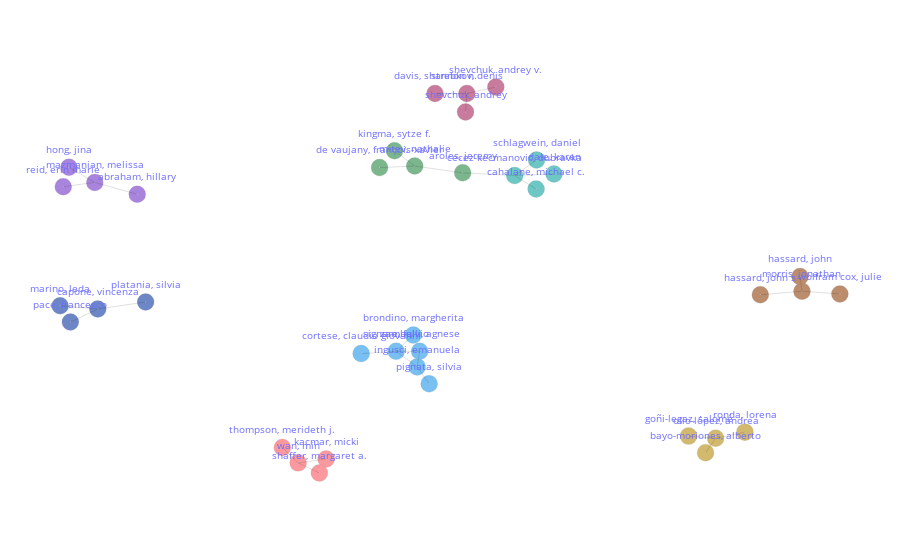

Notebook source saved alongside this figure:
### Code cell
# Network - Collaboration Analysis Between Authors, Countries, Intitutions Or Adjacency Analysis Between Authors' Keywords or Keywords Plus. (An interactive plot).
# Arguments: view        = 'notebook', 'browser' ('notebook' -> To plot in your prefered Notebook App. 'browser' -> To plot in your prefered browser window);
#            adj_type    = 'aut', 'cout', 'inst', 'kwa', or 'kwp'
#            min_count   = Relationship between nodes that have connected at least x times;
#            node_labels = True or False (True -> The label IDs will be displayed, False -> Only the nodes will be displayed );
#            node_size   = -1. (If node_size = -1 then the default value will be used. If node_size > 0 then this new value will be used);
#            label_type  = 'id', 'name' (Only meaningfull if node_labels = True. 'id' -> The ID will be displayed; 'name' -> The name will be displayed);
#            centrality  = 'degree', 'load', 'betw', 'close', 'eigen', 'katz', 'harmonic', or None. Color nodes according to centrality criterion
#                          'degree'   = Degree Centrality
#                          'load'     = Load Centrality
#                          'betw'     = Betweenness Centrality
#                          'close'    = Closeness Centrality
#                          'eigen'    = Eigenvector Centrality
#                          'katz'     = Katz Centrality
#                          'harmonic' = Harmonic Centrality
#                           None      = The Community Algorithm, Girvan-Newman, will be used Instead of a Centrality Criterion
bibfile.network_adj(view = 'notebook', adj_type = 'aut', min_count = 3, node_labels = True, label_type = 'name', centrality = None)

# PS: If a centrality criterion is used then the values can be obtained by the following command:  bibfile.table_centr

### Figure 1 — Plotly figure (JSON) as saved in the notebook; plotly's stock layout.template omitted (floating-point values rounded to 4 significant figures)
{"data": [{"hoverinfo": "text", "hovertext": ["id:                       a_384<br>cluster:                5<br>author:                SIGNORE, FULVIO<br>documents:         2<br>collaborators:      4<br>local h-index:       1", "id:                       a_0<br>cluster:                0<br>author:                ABRAHAM, HILLARY<br>documents:         1<br>collaborators:      1<br>local h-index:       0", "id:                       a_261<br>cluster:                7<br>author:                MARINO, LEDA<br>documents:         1<br>collaborators:      1<br>local h-index:       0", "id:                       a_263<br>cluster:                0<br>author:                MAZMANIAN, MELISSA<br>documents:         2<br>collaborators:      3<br>local h-index:       1", "id:                       a_399<br>cluster:                1<br>author:                STREBKOV, DENIS<br>documents:         4<br>collaborators:      3<br>local h-index:       3", "id:                       a_274<br>cluster:                2<br>author:                MITEV, NATHALIE<br>documents:         2<br>collaborators:      3<br>local h-index:       1", "id:                       a_280<br>cluster:                4<br>author:                MORRIS, JONATHAN<br>documents:         2<br>collaborators:      3<br>local h-index:       1", "id:                       a_25<br>cluster:                2<br>author:                AROLES, JEREMY<br>documents:         2<br>collaborators:      2<br>local h-index:       1", "id:                       a_411<br>cluster:                6<br>author:                THOMPSON, MERIDETH J.<br>documents:         1<br>collaborators:      1<br>local h-index:       0", "id:                       a_164<br>cluster:                3<br>author:                GOÑI-LEGAZ, SALOMÉ<br>documents:         1<br>collaborators:      1<br>local h-index:       0", "id:                       a_38<br>cluster:                3<br>author:                BAYO-MORIONES, ALBERTO<br>documents:         1<br>collaborators:      2<br>local h-index:       0", "id:                       a_426<br>cluster:                6<br>author:                WAN, MIN<br>documents:         2<br>collaborators:      3<br>local h-index:       1", "id:                       a_177<br>cluster:                4<br>author:                HASSARD, JOHN<br>documents:         1<br>collaborators:      1<br>local h-index:       0", "id:                       a_178<br>cluster:                4<br>author:                HASSARD, JOHN S<br>documents:         1<br>collaborators:      2<br>local h-index:       0", "id:                       a_51<br>cluster:                5<br>author:                BRONDINO, MARGHERITA<br>documents:         1<br>collaborators:      1<br>local h-index:       0", "id:                       a_308<br>cluster:                3<br>author:                OLLO-LÓPEZ, ANDREA<br>documents:         2<br>collaborators:      3<br>local h-index:       1", "id:                       a_187<br>cluster:                0<br>author:                HONG, JINA<br>documents:         1<br>collaborators:      2<br>local h-index:       0", "id:                       a_444<br>cluster:                4<br>author:                WOLFRAM COX, JULIE<br>documents:         1<br>collaborators:      1<br>local h-index:       0", "id:                       a_318<br>cluster:                7<br>author:                PACE, FRANCESCO<br>documents:         1<br>collaborators:      2<br>local h-index:       0", "id:                       a_191<br>cluster:                5<br>author:                INGUSCI, EMANUELA<br>documents:         2<br>collaborators:      3<br>local h-index:       1", "id:                       a_66<br>cluster:                8<br>author:                CAHALANE, MICHAEL C.<br>documents:         1<br>collaborators:      1<br>local h-index:       0", "id:                       a_70<br>cluster:                7<br>author:                CAPONE, VINCENZA<br>documents:         2<br>collaborators:      3<br>local h-index:       1", "id:                       a_456<br>cluster:                5<br>author:                ZAMBELLI, AGNESE<br>documents:         1<br>collaborators:      2<br>local h-index:       0", "id:                       a_203<br>cluster:                6<br>author:                KACMAR, MICKI<br>documents:         1<br>collaborators:      2<br>local h-index:       0", "id:                       a_334<br>cluster:                5<br>author:                PIGNATA, SILVIA<br>documents:         1<br>collaborators:      2<br>local h-index:       0", "id:                       a_79<br>cluster:                8<br>author:                CECEZ-KECMANOVIC, DUBRAVKA<br>documents:         2<br>collaborators:      4<br>local h-index:       1", "id:                       a_336<br>cluster:                7<br>author:                PLATANIA, SILVIA<br>documents:         1<br>collaborators:      2<br>local h-index:       0", "id:                       a_219<br>cluster:                2<br>author:                KINGMA, SYTZE F.<br>documents:         1<br>collaborators:      2<br>local h-index:       0", "id:                       a_91<br>cluster:                5<br>author:                CORTESE, CLAUDIO GIOVANNI<br>documents:         1<br>collaborators:      2<br>local h-index:       0", "id:                       a_353<br>cluster:                0<br>author:                REID, ERIN MARIE<br>documents:         1<br>collaborators:      2<br>local h-index:       0", "id:                       a_99<br>cluster:                8<br>author:                DALE, KAREN<br>documents:         1<br>collaborators:      2<br>local h-index:       0", "id:                       a_357<br>cluster:                3<br>author:                RONDA, LORENA<br>documents:         1<br>collaborators:      1<br>local h-index:       0", "id:                       a_102<br>cluster:                1<br>author:                DAVIS, SHANNON N.<br>documents:         3<br>collaborators:      2<br>local h-index:       2", "id:                       a_105<br>cluster:                2<br>author:                DE VAUJANY, FRANÇOIS-XAVIER<br>documents:         1<br>collaborators:      1<br>local h-index:       0", "id:                       a_365<br>cluster:                8<br>author:                SCHLAGWEIN, DANIEL<br>documents:         1<br>collaborators:      2<br>local h-index:       0", "id:                       a_376<br>cluster:                6<br>author:                SHAFFER, MARGARET A.<br>documents:         1<br>collaborators:      2<br>local h-index:       0", "id:                       a_381<br>cluster:                1<br>author:                SHEVCHUK, ANDREY<br>documents:         3<br>collaborators:      1<br>local h-index:       2", "id:                       a_382<br>cluster:                1<br>author:                SHEVCHUK, ANDREY V.<br>documents:         1<br>collaborators:      2<br>local h-index:       0"], "marker": {"color": ["#1192e8", "#6929c4", "#002d9c", "#6929c4", "#9f1853", "#198038", "#8a3800", "#198038", "#fa4d56", "#b28600", "#b28600", "#fa4d56", "#8a3800", "#8a3800", "#1192e8", "#b28600", "#6929c4", "#8a3800", "#002d9c", "#1192e8", "#009d9a", "#002d9c", "#1192e8", "#fa4d56", "#1192e8", "#009d9a", "#002d9c", "#198038", "#1192e8", "#6929c4", "#009d9a", "#b28600", "#9f1853", "#198038", "#009d9a", "#fa4d56", "#9f1853", "#9f1853"], "line": {"color": "rgb(50, 50, 50)", "width": 0.15}, "size": 17, "symbol": "circle-dot"}, "mode": "markers+text", "name": "", "opacity": 0.57, "text": ["signore, fulvio", "abraham, hillary", "marino, leda", "mazmanian, melissa", "strebkov, denis", "mitev, nathalie", "morris, jonathan", "aroles, jeremy", "thompson, merideth j.", "goñi-legaz, salomé", "bayo-moriones, alberto", "wan, min", "hassard, john", "hassard, john s", "brondino, margherita", "ollo-lópez, andrea", "hong, jina", "wolfram cox, julie", "pace, francesco", "ingusci, emanuela", "cahalane, michael c.", "capone, vincenza", "zambelli, agnese", "kacmar, micki", "pignata, silvia", "cecez-kecmanovic, dubravka", "platania, silvia", "kingma, sytze f.", "cortese, claudio giovanni", "reid, erin marie", "dale, karen", "ronda, lorena", "davis, shannon n.", "de vaujany, françois-xavier", "schlagwein, daniel", "shaffer, margaret a.", "shevchuk, andrey", "shevchuk, andrey v."], "textfont": {"color": "blue", "size": 10}, "textposition": "top center", "type": "scatter", "x": [-67.07, -689.7, -875.1, -791.8, 102.9, -22.41, 908.9, 92.91, -340.7, 636.2, 677.1, -302.8, 904.2, 808.7, -25.81, 701.2, -854.0, 1000, -850.5, -16.49, 269.5, -784.6, -10.62, -235.5, 12.25, 217.9, -669.5, -71.01, -151.2, -867.6, 312.5, 771.6, 26.35, -107.0, 270.5, -251.7, 99.77, 172.6], "y": [-346.8, 408.6, -127.6, 465.8, 893.4, 544.5, -57.75, 511.6, -808.9, -754.5, -834.1, -883.2, 13.59, -74.44, -268.5, -764.8, 538.4, -70.86, -206.2, -421.5, 433.7, -143.4, -346.3, -864.3, -503.1, 498.7, -109.4, 617.8, -357.7, 445.2, 506.0, -735.3, 893.5, 537.0, 573.7, -931.6, 804.7, 924.2]}, {"hoverinfo": "none", "line": {"color": "rgba(0, 0, 0, 0.25)", "dash": "solid", "width": 0.5}, "mode": "lines", "name": "", "textfont": {"color": "blue", "size": 10}, "textposition": "top center", "type": "scatter", "x": [-67.07, -25.81, null, -67.07, -151.2, null, -67.07, -16.49, null, -67.07, -10.62, null, -689.7, -791.8, null, -875.1, -784.6, null, -791.8, -854.0, null, -791.8, -867.6, null, 102.9, 26.35, null, 102.9, 99.77, null, 102.9, 172.6, null, -22.41, 92.91, null, -22.41, -107.0, null, -22.41, -71.01, null, 908.9, 904.2, null, 908.9, 808.7, null, 908.9, 1000, null, 92.91, 217.9, null, -340.7, -302.8, null, 636.2, 701.2, null, 677.1, 701.2, null, -302.8, -235.5, null, -302.8, -251.7, null, 701.2, 771.6, null, -850.5, -784.6, null, -16.49, 12.25, null, -16.49, -10.62, null, 269.5, 217.9, null, -784.6, -669.5, null, 217.9, 312.5, null, 217.9, 270.5, null], "y": [-346.8, -268.5, null, -346.8, -357.7, null, -346.8, -421.5, null, -346.8, -346.3, null, 408.6, 465.8, null, -127.6, -143.4, null, 465.8, 538.4, null, 465.8, 445.2, null, 893.4, 893.5, null, 893.4, 804.7, null, 893.4, 924.2, null, 544.5, 511.6, null, 544.5, 537.0, null, 544.5, 617.8, null, -57.75, 13.59, null, -57.75, -74.44, null, -57.75, -70.86, null, 511.6, 498.7, null, -808.9, -883.2, null, -754.5, -764.8, null, -834.1, -764.8, null, -883.2, -864.3, null, -883.2, -931.6, null, -764.8, -735.3, null, -206.2, -143.4, null, -421.5, -503.1, null, -421.5, -346.3, null, 433.7, 498.7, null, -143.4, -109.4, null, 498.7, 506.0, null, 498.7, 573.7, null]}], "layout": {"hoverlabel": {"font": {"size": 12}}, "hovermode": "closest", "margin": {"b": 10, "l": 5, "r": 5, "t": 10}, "plot_bgcolor": "rgb(255, 255, 255)", "showlegend": false, "xaxis": {"showgrid": false, "showticklabels": false, "zeroline": false}, "yaxis": {"scaleanchor": "x", "scaleratio": 0.5, "showgrid": false, "showticklabels": false, "zeroline": false}}}
